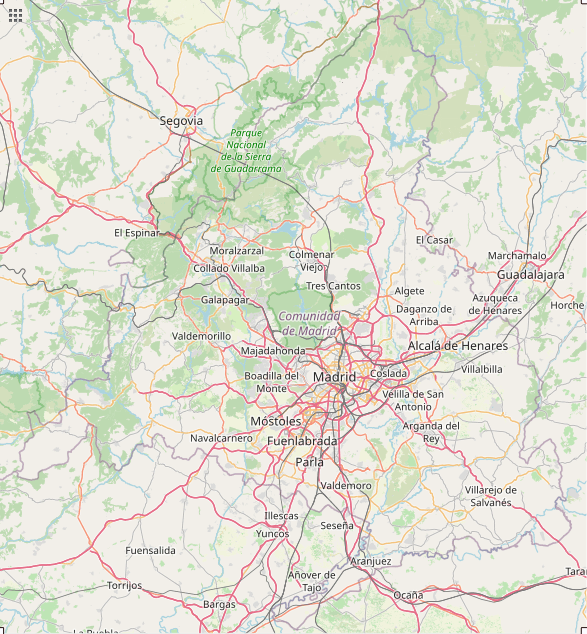
#> input picture VictorManuelTenorioGomez/app/madrid.png, 587 x 634 px
$ jupyter execute --allow-errors application.ipynb   (shell and % lines are left out)
#> lines starting #> are read from the running program, lines starting #| are printed output that depends on the picture
[cell 1]
from rdflib import Graph, URIRef
from rdflib.namespace import RDF, OWL
from rdflib.plugins.sparql import prepareQuery

import matplotlib.pyplot as plt

import re

[cell 2]
# Algunas constantes
BASE = "http://smartcity.linkeddata.es/airQuality/"
BASE_RECURSOS = BASE + "resources/"

SCHEMA = "http://schema.org/"
SOSA = "http://www.w3.org/ns/sosa/" # No debe estar actualizado el prefijo rdflib.namespace, pues SOSA devuelve la URI de SSN
GEO = "http://www.w3.org/2003/01/geo/wgs84_pos#"

BASE_PATH = "Curso2020201/VictorManuelTenorioGomez/linkedData/"

# Lectura de los grafos

Vamos a realizar la carga de los datos en la variable 'g', que contendrá todos los datos de nuestro conjunto. Para ello haremos uso de la función `parse` de la librería rdflib

#> (a cell that did not finish here is left out)

# Queries iniciales

La siguiente celda, que retorna todas las tripletas del grafo, está convertida en texto plano (celda tipo "Raw") para evitar la gran cantidad de datos que devuelve.

Por hacer una prueba, vamos a realizar una consulta al grafo. Para ello, consultaremos en primer lugar todas las tripletas que tengan como objeto la URI de la ciudad de Alcobendas, que únicamente será la estación situada en este mismo municipio. Si hubiese más estaciones en Alcobendas, nos quedaríamos con la última que retorne la función `triples`.

Posteriormente, vamos a ver todas las propiedades de esta estación, buscando para ello todas las tripletas que la tengan como sujeto.

#> (a cell that did not finish here is left out)

Podríamos serializar el grafo con la siguiente sentendia, pero debido a la gran cantidad de datos almacenados actualmente en el grafo, he preferido convertir la celda a texto plano por claridad.

# Representación de los datos en un mapa

Vamos a representar la localización de las estaciones en un mapa. Para ello vamos a buscar todos aquellos objetos que tengan las propiedades `geo:lat` y `geo:long` mediante la función `triples`, que sé que únicamente serán las estaciones, y nos quedaremos con el objeto de las tripletas.

Adicionalmente tendremos que convertir el string que representa grados, minutos y segundos a valores decimales, esto lo haré mediante la función `to_dec` que se basa en una expresión regular.

Por último, represesentaremos los datos sobre la imagen del mapa, obtenida de OpenStreetMaps.

[cell 5]
def to_dec(coord_str):
    if 'S' in coord_str or 'W' in coord_str:
        sign = -1
    else:
        sign = 1
    regex = re.search(r"(\d+)°(\d+)\'(.+)(\'\'|\")", coord_str)
    deg = float(regex.groups()[0])
    mins = float(regex.groups()[1])
    sec = float(regex.groups()[2].replace(',', '.'))
    return sign * (deg + mins/60 + sec/3600)

#> (a cell that did not finish here is left out)

[cell 7]
madrid = plt.imread('madrid.png')
#> madrid is the input picture: shape (634, 587, 4) float32; mean R, G, B, A 0.875, 0.878, 0.827, 1

#Límites obtenidos al obtener la imagen de openstreetmaps
BBox = [-4.6252, -3.0103, 39.8781, 41.2014]

fig, ax = plt.subplots(figsize = (12,12))

#> (the rest of this cell did not finish here and is left out)

# Representación de los datos de O3 frente a la población de cada municipio

En esta aplicación vamos a utilizar la reconciliación realizada para los municipios con los datos de Wikidata, con la intención de obtener su población a partir del SPARQL endpoint de esta fuente. La idea es la representación de los valores de contaminación frente a la población de cada municipio, con la intención de analizar si los municipios con más población son los que mayores valores de contaminación presentan.

## Obtención de los datos de estaciones por municipio

En primer lugar obtendré tanto la URI como el link de wikidata para los municipios donde están situadas cada una de las estaciones, y lo haré de dos formas: en primer lugar iterando sobre el grafo, y en segundo mediante una SPARQL query (el resultado es el mismo).

#> (a cell that did not finish here is left out)

[cell 9]
est_data = {} # Diccionario donde guardaremos los datos de las estaciones

# Hacemos un bucle sobre todas las plataformas,
# y nos quedamos con su atributo schema:location,
# y de este nos quedamos con el atributo referenciado
# por la propiedad owl:sameAs
#> (the rest of this cell did not finish here and is left out)

### Lo mismo, pero utilizando una SPARQL Query

[cell 10]
init_ns = {
    "rdf": RDF,
    "sosa": SOSA,
    "schema": SCHEMA,
    "owl": OWL
}

query_string = """
SELECT ?b ?c
WHERE {
    ?a rdf:type sosa:Platform .
    ?a schema:location ?b .
    ?b owl:sameAs ?c .
}
"""

#> (the rest of this cell did not finish here and is left out)

[cell 11]
municipios_sparql = []
wikidata_links_sparql = []
#> (the rest of this cell did not finish here and is left out)

## Obtener población de cada municipio desde Wikidata

En esta subsección utilizaré los links de Wikidata obtenidos para obtener tanto el nombre del municipio como la población del mismo, para cada uno de los municipios obtenidos en el apartado anterior. En este caso, utilizaré la librería SPARQLWrapper de Python para realizar las queries al SPARQL endpoint de Wikidata

[cell 12]
from SPARQLWrapper import SPARQLWrapper, JSON

Declaro el SPARQL endpoint de wikidata, la query, y voy ejecutando la query para cada uno de los códigos de municipios. Obtendré de ello tanto la población (propiedad wdt:P1082 de Wikidata) como el nombre del municipio (propiedad wdt:P1448).

#> (a cell that did not finish here is left out)

[cell 14]
wd_query_string = """
SELECT ?p ?n
WHERE {
  wd:%municipio% wdt:P1082 ?p .
  wd:%municipio% wdt:P1448 ?n .
}
"""

[cell 15]
# Recorremos nuestro diccionario de estaciones rellenando los datos del nombre del municipio y su población
for k, v in est_data.items():
    link_wikidata = v['wikidata_link']
    wd_id = link_wikidata[link_wikidata.rfind('/')+1:]

    wikidata_ep.setQuery(wd_query_string.replace("%municipio%", wd_id))
    wikidata_ep.setReturnFormat(JSON)
    results = wikidata_ep.query().convert()

    municipio_wd = results['results']['bindings'][0]
    est_data[k]['nombre_mun'] = municipio_wd['n']['value']
    est_data[k]['poblacion'] = int(municipio_wd['p']['value'])

## Obteniendo las medidas de O3 de cada estación un día concreto

Elijo una fecha y una hora, por ejemplo, un miércoles a las 6 de la tarde, y unas magnitudes medidas, en este caso O3 (id 14), NO (id 7) y NO2 (id 8). Construyo a partir de ellos las URIs de las mediciones, y hago queries al grafo (con la función `objects`) para obtener los valores de las medidas

[cell 16]
# Vamos a elegir un miércoles a las 6 de la tarde
URI_base_O3 = BASE_RECURSOS + 'measurements/{}_14/2020-03-04T18:00Z'
URI_base_NO = BASE_RECURSOS + 'measurements/{}_7/2020-03-04T18:00Z'
URI_base_NO2 = BASE_RECURSOS + 'measurements/{}_8/2020-03-04T18:00Z'

#> (the rest of this cell did not finish here and is left out)

## Represento población frente a valores de O3

Una vez tengo tanto los datos de población como los de las mediciones, puedo representarlo en una gráfica para analizar el resultado.

[cell 17]
municipios = [v['nombre_mun'] for v in est_data.values()]
poblaciones = [v['poblacion'] for v in est_data.values()]
medidas_O3 = [v['medida_O3'] for v in est_data.values()]
medidas_NO = [v['medida_NO'] for v in est_data.values()]
medidas_NO2 = [v['medida_NO2'] for v in est_data.values()]

[cell 18]
fig = plt.figure(figsize=(8,8))

plt.scatter(poblaciones, medidas_O3, s=40)
plt.scatter(poblaciones, medidas_NO, s=40)
plt.scatter(poblaciones, medidas_NO2, s=40)
#plt.xticks(poblaciones, municipios, rotation=90)
plt.grid()
plt.xlabel("Número de habitantes", fontsize=18)
plt.ylabel("Densidad del contaminante (microgramos/metro cúbico)", fontsize=14)
plt.title("Elementos contaminantes según la población del municipio")
plt.legend(['Ozono', 'Óxido de nitrógeno', 'Dióxido de nitrógeno'])

fig.savefig('pob-medida.png')
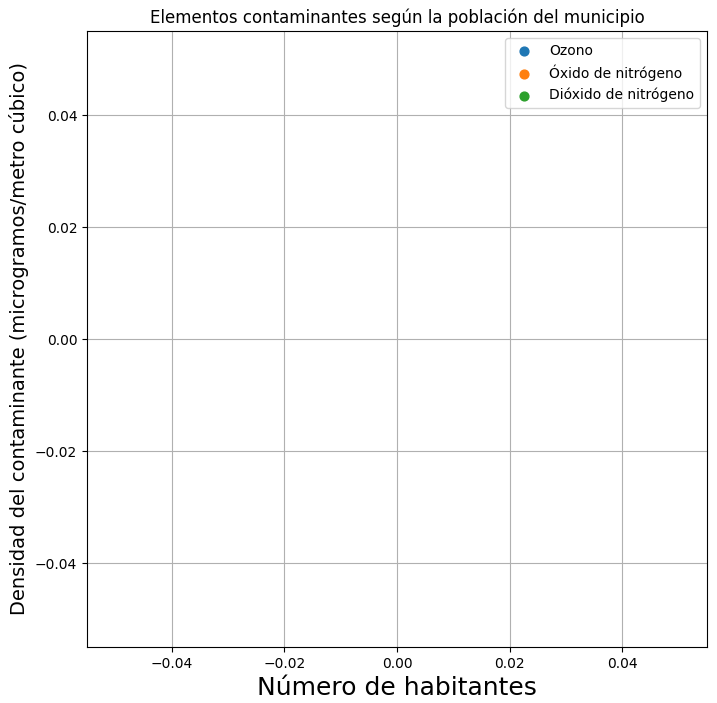
#> figure drawn by matplotlib, 1 panel

plt.show()

Como podemos ver, no parece existir una correlación entre la población de un municipio y los valores de sus mediciones de contaminación.

# Representación de los valores de contaminación a lo largo de un mes

Por último, voy a analizar la influencia del COVID sobre la contaminación en una determinada estación (Alcorcón) y a una determinada hora (las 6 de la tarde). Para ello, voy a analizar los valores de contaminación obtenidos a lo largo del mes de marzo de 2020, cuando se produjo el primer confinamiento, para ver si el mismo provocó una disminución de los valores de contaminación.

Para ello, únicamente tengo que construir las URIs de las mediciones a partir de los valores elegidos y para cada uno de los días del mes, y obtener del grafo los valores de las mediciones (propiedad `sosa:hasSimpleResult`). Después puedo representarlo en la gráfica.

[cell 19]
# Construimos las URIs a falta de rellenar el día de la medición
URI_base_O3 = BASE_RECURSOS + 'measurements/28007004_14/2020-03-{:02d}T18:00Z'
URI_base_NO = BASE_RECURSOS + 'measurements/28007004_7/2020-03-{:02d}T18:00Z'
URI_base_NO2 = BASE_RECURSOS + 'measurements/28007004_8/2020-03-{:02d}T18:00Z'

medidas_O3 = []
medidas_NO = []
medidas_NO2 = []

#> (the rest of this cell did not finish here and is left out)

[cell 20]
fig = plt.figure(figsize=(8,8))

x = range(len(medidas_O3))

plt.scatter(x, medidas_O3, s=40)
plt.scatter(x, medidas_NO, s=40)
plt.scatter(x, medidas_NO2, s=40)
plt.grid()
plt.xlabel("Día del mes", fontsize=18)
plt.ylabel("Densidad del contaminante (microgramos/metro cúbico)", fontsize=14)
plt.title("Evolución de la densidad de elementos contaminantes en el mes de marzo")
plt.legend(['Ozono', 'Óxido de nitrógeno', 'Dióxido de nitrógeno'])

fig.savefig('medidas-mes.png')

plt.show()
